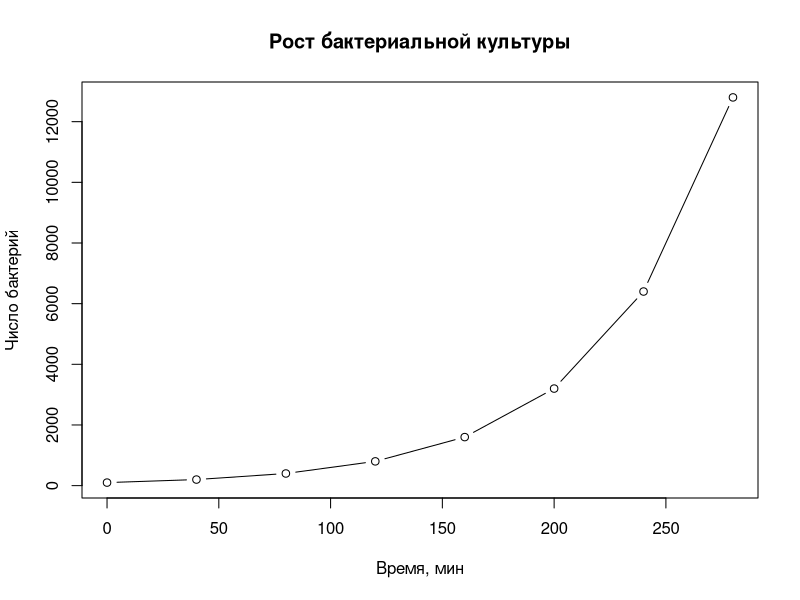
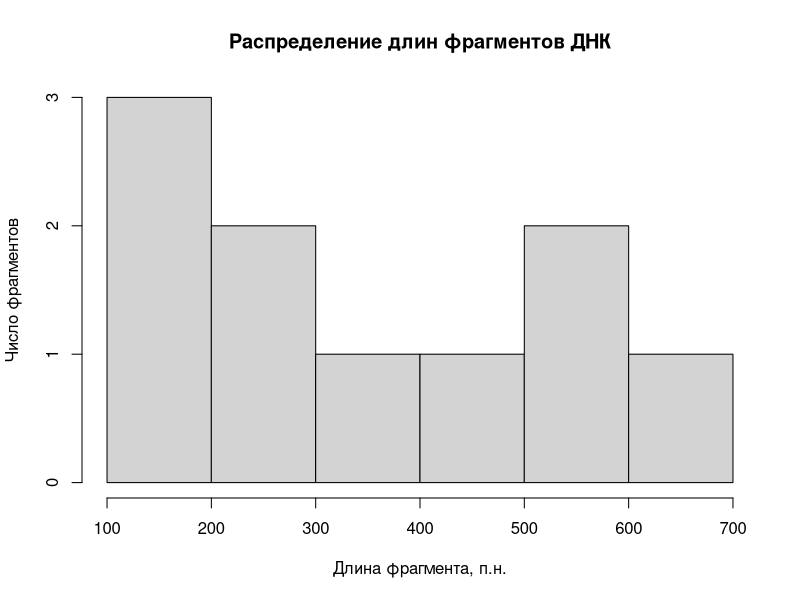

These charts were generated, in order, by the following R code:
# Практикум 1. Основы R и оформление отчёта
# Выполняйте задания из корня проекта RStudio.
# Сохраните скрипт, затем перенесите исходные данные и решения в report_1.qmd.

# Задача 1.1
# Начальное количество бактерий 2e6. Каждые 30 минут популяция увеличивается в
# 1.8 раза, но одновременно теряется 10% клеток (гибель).
# Каков будет размер популяции через три часа?

# your code here

new_pop <- 2e6 * (1.8 * 0.9)^6


# Задача 1.2
# После расщепления ДНК рестриктазой вы получили набор фрагментов разной длины.
#
# - Сколько фрагментов ДНК получилось?
# - Каков наибольший и наименьший фрагменты?
# - Какой длины была исходная молекула ДНК?

fragments <- c(120, 340, 560, 230, 150, 410, 275, 630, 190, 520)

# your code here

length(fragments)

max(fragments)
min(fragments)

sum(fragments)

# Задача 1.3
# Вы анализируете результаты масс-спектрометрии белка. Несколько пиков потеряны,
# поэтому масса некоторых фрагментов неизвестна.
#
# - Каковы тип (typeof()) и класс (class()) переменной proteins?
# - Какого типа элементы с пропущенным значением в proteins? Сравните с отдельным NA.
# - Какова масса исходного белка без учета NA?
# - Импутируйте пропущенные значения средним. Как изменилась масса?
# - Преобразуйте c("50", "75", NA) в числовой вектор. Как изменился тип?

proteins <- c(50, 75, NA, 120, 60, 85, 95, NA, 110, 70, 65, NA)

# your code here

typeof(proteins); class(proteins)

tna <- typeof(proteins[is.na(proteins)]); tna == typeof(NA)

sum(proteins[!is.na(proteins)])

proteins_imp <- proteins
proteins_imp[is.na(proteins_imp)] <- mean(proteins[!is.na(proteins)])
sum(proteins_imp) == sum(proteins[!is.na(proteins)])

x <- as.numeric(c("50", "75", NA)); typeof(x) == typeof(c("50", "75", NA))

# Задача 1.4
# Вы наблюдаете рост бактериальной культуры. Измерения производятся каждые
# 40 минут, что соответствует теоретической продолжительности деления.
# Удваивается ли число бактерий при каждом измерении?

cells <- c(100, 200, 400, 800, 1600, 3200, 6400, 12800)

# your code here

z <- cells[-1]/cells[-length(cells)]; all(z == 2)


# Задача 1.5
# Вы только что получили первые результаты небольшого RNA-seq эксперимента,
# в котором сравниваются контрольные клетки с клетками после обработки
# исследуемым соединением. В исследуемом образце не для всех генов удалось
# рассчитать значения экспрессии из-за низкого покрытия.
#
# - Каково максимальное и минимальное значение экспрессии в исследуемом образце?
# - Увеличилась или уменьшилась экспрессия в среднем, без учета генов с
# пропущенными значениями в обоих сравниваемых векторах?
# - Сколько генов увеличили экспрессию по сравнению с контролем? Как они называются?

gene_names <- c('TP53','BRCA1','EGFR','MYC','PTEN','AKT1','KRAS','NRAS',
                'BRAF','CDKN2A','PIK3CA','SMAD4','APC','RB1','MTOR',
                'CTNNB1','MAPK1','JAK2','STAT3','NOTCH1')

control_expr <- c(11.8, 14.7, 12.9, 10.2, 13.6, 12.1, 14.0, 11.5, 11.3,
                  15.8, 9.2, 13.4, 12.0, 14.3, 10.7, 12.6, 10.1, 11.9,
                  14.8, 9.9)

sample_expr <- c(12.4, 15.1, NA, 9.8, 14.2, 11.7, 13.5, NA, 10.9,
                 16.3, 8.7, 12.8, NA, 14.9, 11.2, 13.1, 9.5, NA,
                 15.6, 10.4)




# your code here

max(sample_expr[!is.na(sample_expr)])
min(sample_expr[!is.na(sample_expr)])


complete <- !is.na(control_expr) & !is.na(sample_expr)
mean(sample_expr[complete]) - mean(control_expr[complete])

gene_names[sample_expr > control_expr & !is.na(sample_expr)]


# Задача 2.1
# На данных уже решённых задач постройте:
#
# - график числа бактерий во времени с помощью plot(); первое измерение соответствует нулевой минуте;
# - гистограмму длин фрагментов ДНК с помощью hist().
#
# Подпишите оси.

# your code here

cells <- c(100, 200, 400, 800, 1600, 3200, 6400, 12800)
time <- seq(0, by = 40, length.out = length(cells))

plot(time, cells, type = "b",xlab = "Время, мин", ylab = "Число бактерий", main = "Рост бактериальной культуры")


hist(fragments,xlab = "Длина фрагмента, п.н.",ylab = "Число фрагментов",main = "Распределение длин фрагментов ДНК")
